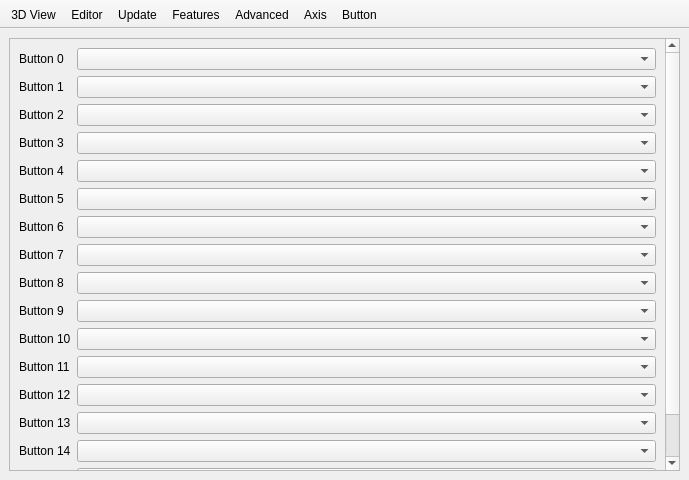
<?xml version="1.0" encoding="UTF-8"?>
<ui version="4.0">
 <class>Preferences</class>
 <widget class="QMainWindow" name="Preferences">
  <property name="geometry">
   <rect>
    <x>0</x>
    <y>0</y>
    <width>689</width>
    <height>480</height>
   </rect>
  </property>
  <property name="sizePolicy">
   <sizepolicy hsizetype="Preferred" vsizetype="Preferred">
    <horstretch>0</horstretch>
    <verstretch>0</verstretch>
   </sizepolicy>
  </property>
  <property name="windowTitle">
   <string>Preferences</string>
  </property>
  <property name="unifiedTitleAndToolBarOnMac">
   <bool>true</bool>
  </property>
  <widget class="QWidget" name="centralwidget">
   <layout class="QGridLayout" name="gridLayout_6">
    <item row="0" column="0">
     <widget class="QStackedWidget" name="stackedWidget">
      <property name="currentIndex">
       <number>0</number>
      </property>
      <widget class="QWidget" name="pageInputButton">
       <layout class="QGridLayout" name="gridLayout_14">
        <property name="leftMargin">
         <number>0</number>
        </property>
        <property name="topMargin">
         <number>0</number>
        </property>
        <property name="rightMargin">
         <number>0</number>
        </property>
        <property name="bottomMargin">
         <number>0</number>
        </property>
        <item row="3" column="1">
         <widget class="QScrollArea" name="scrollArea_InputButton">
          <property name="widgetResizable">
           <bool>true</bool>
          </property>
          <widget class="QWidget" name="scrollAreaWidgetInputButtonContents">
           <property name="geometry">
            <rect>
             <x>0</x>
             <y>0</y>
             <width>655</width>
             <height>534</height>
            </rect>
           </property>
           <layout class="QGridLayout" name="gridLayout_8" columnstretch="0,0,0,0">
            <item row="18" column="0">
             <widget class="QLabel" name="labelInputButton2">
              <property name="text">
               <string>Button 2</string>
              </property>
             </widget>
            </item>
            <item row="22" column="1" colspan="3">
             <widget class="QComboBox" name="comboBoxButton6"/>
            </item>
            <item row="25" column="1" colspan="3">
             <widget class="QComboBox" name="comboBoxButton9"/>
            </item>
            <item row="19" column="0">
             <widget class="QLabel" name="labelInputButton3">
              <property name="text">
               <string>Button 3</string>
              </property>
             </widget>
            </item>
            <item row="23" column="1" colspan="3">
             <widget class="QComboBox" name="comboBoxButton7"/>
            </item>
            <item row="24" column="1" colspan="3">
             <widget class="QComboBox" name="comboBoxButton8"/>
            </item>
            <item row="21" column="0">
             <widget class="QLabel" name="labelInputButton5">
              <property name="text">
               <string>Button 5</string>
              </property>
             </widget>
            </item>
            <item row="18" column="1" colspan="3">
             <widget class="QComboBox" name="comboBoxButton2"/>
            </item>
            <item row="22" column="0">
             <widget class="QLabel" name="labelInputButton6">
              <property name="text">
               <string>Button 6</string>
              </property>
             </widget>
            </item>
            <item row="17" column="1" colspan="3">
             <widget class="QComboBox" name="comboBoxButton1"/>
            </item>
            <item row="20" column="0">
             <widget class="QLabel" name="labelInputButton4">
              <property name="text">
               <string>Button 4</string>
              </property>
             </widget>
            </item>
            <item row="16" column="1" colspan="3">
             <widget class="QComboBox" name="comboBoxButton0"/>
            </item>
            <item row="20" column="1" colspan="3">
             <widget class="QComboBox" name="comboBoxButton4"/>
            </item>
            <item row="25" column="0">
             <widget class="QLabel" name="labelInputButton9">
              <property name="text">
               <string>Button 9</string>
              </property>
             </widget>
            </item>
            <item row="24" column="0">
             <widget class="QLabel" name="labelInputButton8">
              <property name="text">
               <string>Button 8</string>
              </property>
             </widget>
            </item>
            <item row="19" column="1" colspan="3">
             <widget class="QComboBox" name="comboBoxButton3"/>
            </item>
            <item row="23" column="0">
             <widget class="QLabel" name="labelInputButton7">
              <property name="text">
               <string>Button 7</string>
              </property>
             </widget>
            </item>
            <item row="21" column="1" colspan="3">
             <widget class="QComboBox" name="comboBoxButton5"/>
            </item>
            <item row="16" column="0">
             <widget class="QLabel" name="labelInputButton0">
              <property name="text">
               <string>Button 0</string>
              </property>
             </widget>
            </item>
            <item row="17" column="0">
             <widget class="QLabel" name="labelInputButton1">
              <property name="text">
               <string>Button 1</string>
              </property>
             </widget>
            </item>
            <item row="32" column="0">
             <spacer name="verticalSpacer_5">
              <property name="orientation">
               <enum>Qt::Vertical</enum>
              </property>
              <property name="sizeHint" stdset="0">
               <size>
                <width>20</width>
                <height>40</height>
               </size>
              </property>
             </spacer>
            </item>
            <item row="28" column="0">
             <widget class="QLabel" name="labelInputButton12">
              <property name="text">
               <string>Button 12</string>
              </property>
             </widget>
            </item>
            <item row="26" column="0">
             <widget class="QLabel" name="labelInputButton10">
              <property name="text">
               <string>Button 10</string>
              </property>
             </widget>
            </item>
            <item row="27" column="0">
             <widget class="QLabel" name="labelInputButton11">
              <property name="text">
               <string>Button 11</string>
              </property>
             </widget>
            </item>
            <item row="29" column="0">
             <widget class="QLabel" name="labelInputButton13">
              <property name="text">
               <string>Button 13</string>
              </property>
             </widget>
            </item>
            <item row="30" column="0">
             <widget class="QLabel" name="labelInputButton14">
              <property name="text">
               <string>Button 14</string>
              </property>
             </widget>
            </item>
            <item row="31" column="0">
             <widget class="QLabel" name="labelInputButton15">
              <property name="text">
               <string>Button 15</string>
              </property>
             </widget>
            </item>
            <item row="26" column="1" colspan="3">
             <widget class="QComboBox" name="comboBoxButton10"/>
            </item>
            <item row="27" column="1" colspan="3">
             <widget class="QComboBox" name="comboBoxButton11"/>
            </item>
            <item row="28" column="1" colspan="3">
             <widget class="QComboBox" name="comboBoxButton12"/>
            </item>
            <item row="29" column="1" colspan="3">
             <widget class="QComboBox" name="comboBoxButton13"/>
            </item>
            <item row="30" column="1" colspan="3">
             <widget class="QComboBox" name="comboBoxButton14"/>
            </item>
            <item row="31" column="1" colspan="3">
             <widget class="QComboBox" name="comboBoxButton15"/>
            </item>
            <item row="32" column="1">
             <spacer name="horizontalSpacer_33">
              <property name="orientation">
               <enum>Qt::Horizontal</enum>
              </property>
              <property name="sizeHint" stdset="0">
               <size>
                <width>40</width>
                <height>20</height>
               </size>
              </property>
             </spacer>
            </item>
           </layout>
          </widget>
         </widget>
        </item>
       </layout>
      </widget>
     </widget>
    </item>
   </layout>
  </widget>
  <widget class="QToolBar" name="toolBar">
   <property name="movable">
    <bool>false</bool>
   </property>
   <property name="allowedAreas">
    <set>Qt::TopToolBarArea</set>
   </property>
   <property name="iconSize">
    <size>
     <width>32</width>
     <height>32</height>
    </size>
   </property>
   <property name="toolButtonStyle">
    <enum>Qt::ToolButtonTextUnderIcon</enum>
   </property>
   <property name="floatable">
    <bool>false</bool>
   </property>
   <attribute name="toolBarArea">
    <enum>TopToolBarArea</enum>
   </attribute>
   <attribute name="toolBarBreak">
    <bool>false</bool>
   </attribute>
   <addaction name="prefsAction3DView"/>
   <addaction name="prefsActionEditor"/>
   <addaction name="prefsActionUpdate"/>
   <addaction name="prefsActionFeatures"/>
   <addaction name="prefsActionAdvanced"/>
   <addaction name="prefsActionInput"/>
   <addaction name="prefsActionInputButton"/>
  </widget>
  <action name="prefsAction3DView">
   <property name="checkable">
    <bool>true</bool>
   </property>
   <property name="icon">
    <iconset resource="../../openscad.qrc">
     <normaloff>:/icons/prefs3DView.png</normaloff>:/icons/prefs3DView.png</iconset>
   </property>
   <property name="text">
    <string>3D View</string>
   </property>
  </action>
  <action name="prefsActionAdvanced">
   <property name="checkable">
    <bool>true</bool>
   </property>
   <property name="icon">
    <iconset resource="../../openscad.qrc">
     <normaloff>:/icons/prefsAdvanced.png</normaloff>:/icons/prefsAdvanced.png</iconset>
   </property>
   <property name="text">
    <string>Advanced</string>
   </property>
  </action>
  <action name="prefsActionEditor">
   <property name="checkable">
    <bool>true</bool>
   </property>
   <property name="icon">
    <iconset resource="../../openscad.qrc">
     <normaloff>:/icons/prefsEditor.png</normaloff>:/icons/prefsEditor.png</iconset>
   </property>
   <property name="text">
    <string>Editor</string>
   </property>
  </action>
  <action name="prefsActionUpdate">
   <property name="checkable">
    <bool>true</bool>
   </property>
   <property name="icon">
    <iconset resource="../../openscad.qrc">
     <normaloff>:/icons/prefsUpdate.png</normaloff>:/icons/prefsUpdate.png</iconset>
   </property>
   <property name="text">
    <string>Update</string>
   </property>
  </action>
  <action name="prefsActionFeatures">
   <property name="checkable">
    <bool>true</bool>
   </property>
   <property name="icon">
    <iconset resource="../../openscad.qrc">
     <normaloff>:/icons/prefsFeatures.png</normaloff>:/icons/prefsFeatures.png</iconset>
   </property>
   <property name="text">
    <string>Features</string>
   </property>
   <property name="toolTip">
    <string>Enable/Disable experimental features</string>
   </property>
  </action>
  <action name="prefsActionInput">
   <property name="checkable">
    <bool>true</bool>
   </property>
   <property name="icon">
    <iconset resource="../../openscad.qrc">
     <normaloff>:/icons/prefsInput.png</normaloff>:/icons/prefsInput.png</iconset>
   </property>
   <property name="text">
    <string>Axis</string>
   </property>
  </action>
  <action name="prefsActionInputButton">
   <property name="checkable">
    <bool>true</bool>
   </property>
   <property name="icon">
    <iconset resource="../../openscad.qrc">
     <normaloff>:/icons/prefsInput.png</normaloff>:/icons/prefsInput.png</iconset>
   </property>
   <property name="text">
    <string>Button</string>
   </property>
  </action>
 </widget>
 <resources>
  <include location="../../openscad.qrc"/>
 </resources>
 <connections/>
</ui>
